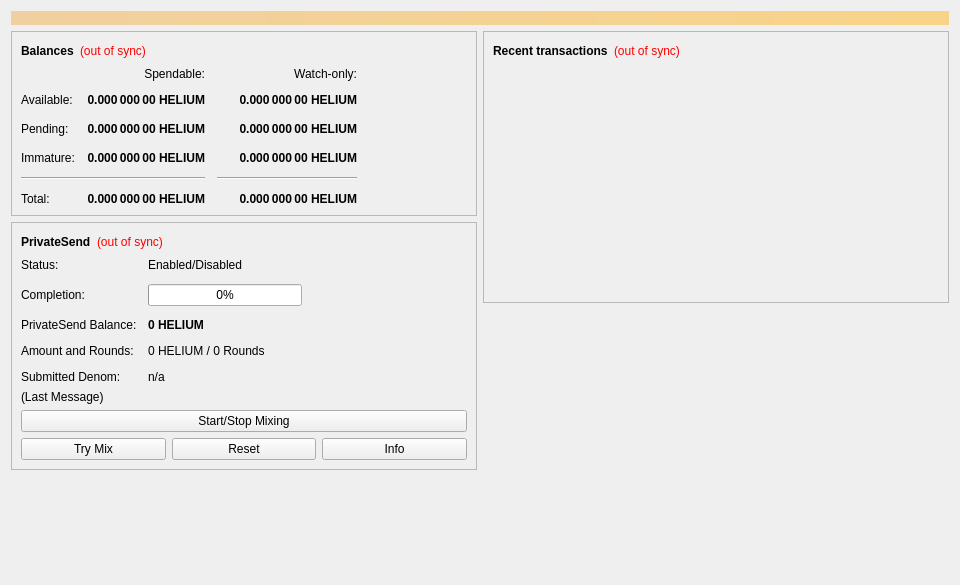
<?xml version="1.0" encoding="UTF-8"?>
<ui version="4.0">
 <class>OverviewPage</class>
 <widget class="QWidget" name="OverviewPage">
  <property name="geometry">
   <rect>
    <x>0</x>
    <y>0</y>
    <width>960</width>
    <height>585</height>
   </rect>
  </property>
  <property name="minimumSize">
   <size>
    <width>960</width>
    <height>0</height>
   </size>
  </property>
  <property name="windowTitle">
   <string>Form</string>
  </property>
  <layout class="QVBoxLayout" name="topLayout">
   <item>
    <widget class="QLabel" name="labelAlerts">
     <property name="visible">
      <bool>false</bool>
     </property>
     <property name="styleSheet">
      <string notr="true">background-color: qlineargradient(x1: 0, y1: 0, x2: 1, y2: 0, stop:0 #F0D0A0, stop:1 #F8D488); color:#000000;</string>
     </property>
     <property name="wordWrap">
      <bool>true</bool>
     </property>
     <property name="margin">
      <number>3</number>
     </property>
    </widget>
   </item>
   <item>
    <layout class="QHBoxLayout" name="horizontalLayout" stretch="1,1">
     <item>
      <layout class="QVBoxLayout" name="verticalLayout_2">
       <item>
        <widget class="QFrame" name="frame">
         <property name="frameShape">
          <enum>QFrame::StyledPanel</enum>
         </property>
         <property name="frameShadow">
          <enum>QFrame::Raised</enum>
         </property>
         <layout class="QVBoxLayout" name="verticalLayout_4">
          <item>
           <layout class="QHBoxLayout" name="horizontalLayout_4">
            <item>
             <widget class="QLabel" name="label_5">
              <property name="font">
               <font>
                <weight>75</weight>
                <bold>true</bold>
               </font>
              </property>
              <property name="text">
               <string>Balances</string>
              </property>
             </widget>
            </item>
            <item>
             <widget class="QLabel" name="labelWalletStatus">
              <property name="toolTip">
               <string>The displayed information may be out of date. Your wallet automatically synchronizes with the Helium network after a connection is established, but this process has not completed yet.</string>
              </property>
              <property name="styleSheet">
               <string notr="true">QLabel { color: red; }</string>
              </property>
              <property name="text">
               <string notr="true">(out of sync)</string>
              </property>
              <property name="alignment">
               <set>Qt::AlignLeading|Qt::AlignLeft|Qt::AlignVCenter</set>
              </property>
             </widget>
            </item>
            <item>
             <spacer name="horizontalSpacer_3">
              <property name="orientation">
               <enum>Qt::Horizontal</enum>
              </property>
              <property name="sizeHint" stdset="0">
               <size>
                <width>40</width>
                <height>20</height>
               </size>
              </property>
             </spacer>
            </item>
           </layout>
          </item>
          <item>
           <layout class="QGridLayout" name="gridLayout">
            <property name="spacing">
             <number>12</number>
            </property>
            <item row="2" column="2">
             <widget class="QLabel" name="labelWatchPending">
              <property name="font">
               <font>
                <weight>75</weight>
                <bold>true</bold>
               </font>
              </property>
              <property name="cursor">
               <cursorShape>IBeamCursor</cursorShape>
              </property>
              <property name="toolTip">
               <string>Unconfirmed transactions to watch-only addresses</string>
              </property>
              <property name="text">
               <string notr="true">0.000 000 00 HELIUM</string>
              </property>
              <property name="alignment">
               <set>Qt::AlignRight|Qt::AlignTrailing|Qt::AlignVCenter</set>
              </property>
              <property name="textInteractionFlags">
               <set>Qt::LinksAccessibleByMouse|Qt::TextSelectableByKeyboard|Qt::TextSelectableByMouse</set>
              </property>
             </widget>
            </item>
            <item row="2" column="1">
             <widget class="QLabel" name="labelUnconfirmed">
              <property name="font">
               <font>
                <weight>75</weight>
                <bold>true</bold>
               </font>
              </property>
              <property name="cursor">
               <cursorShape>IBeamCursor</cursorShape>
              </property>
              <property name="toolTip">
               <string>Total of transactions that have yet to be confirmed, and do not yet count toward the spendable balance</string>
              </property>
              <property name="text">
               <string notr="true">0.000 000 00 HELIUM</string>
              </property>
              <property name="alignment">
               <set>Qt::AlignRight|Qt::AlignTrailing|Qt::AlignVCenter</set>
              </property>
              <property name="textInteractionFlags">
               <set>Qt::LinksAccessibleByMouse|Qt::TextSelectableByKeyboard|Qt::TextSelectableByMouse</set>
              </property>
             </widget>
            </item>
            <item row="3" column="2">
             <widget class="QLabel" name="labelWatchImmature">
              <property name="font">
               <font>
                <weight>75</weight>
                <bold>true</bold>
               </font>
              </property>
              <property name="cursor">
               <cursorShape>IBeamCursor</cursorShape>
              </property>
              <property name="toolTip">
               <string>Mined balance in watch-only addresses that has not yet matured</string>
              </property>
              <property name="text">
               <string notr="true">0.000 000 00 HELIUM</string>
              </property>
              <property name="alignment">
               <set>Qt::AlignRight|Qt::AlignTrailing|Qt::AlignVCenter</set>
              </property>
              <property name="textInteractionFlags">
               <set>Qt::LinksAccessibleByMouse|Qt::TextSelectableByKeyboard|Qt::TextSelectableByMouse</set>
              </property>
             </widget>
            </item>
            <item row="4" column="0" colspan="2">
             <widget class="Line" name="lineSpendableBalance">
              <property name="orientation">
               <enum>Qt::Horizontal</enum>
              </property>
             </widget>
            </item>
            <item row="4" column="2">
             <widget class="Line" name="lineWatchBalance">
              <property name="sizePolicy">
               <sizepolicy hsizetype="Preferred" vsizetype="Fixed">
                <horstretch>0</horstretch>
                <verstretch>0</verstretch>
               </sizepolicy>
              </property>
              <property name="minimumSize">
               <size>
                <width>140</width>
                <height>0</height>
               </size>
              </property>
              <property name="orientation">
               <enum>Qt::Horizontal</enum>
              </property>
             </widget>
            </item>
            <item row="5" column="0">
             <widget class="QLabel" name="labelTotalText">
              <property name="text">
               <string>Total:</string>
              </property>
             </widget>
            </item>
            <item row="3" column="1">
             <widget class="QLabel" name="labelImmature">
              <property name="font">
               <font>
                <weight>75</weight>
                <bold>true</bold>
               </font>
              </property>
              <property name="cursor">
               <cursorShape>IBeamCursor</cursorShape>
              </property>
              <property name="toolTip">
               <string>Mined balance that has not yet matured</string>
              </property>
              <property name="text">
               <string notr="true">0.000 000 00 HELIUM</string>
              </property>
              <property name="alignment">
               <set>Qt::AlignRight|Qt::AlignTrailing|Qt::AlignVCenter</set>
              </property>
              <property name="textInteractionFlags">
               <set>Qt::LinksAccessibleByMouse|Qt::TextSelectableByKeyboard|Qt::TextSelectableByMouse</set>
              </property>
             </widget>
            </item>
            <item row="2" column="3">
             <spacer name="horizontalSpacer_2">
              <property name="orientation">
               <enum>Qt::Horizontal</enum>
              </property>
              <property name="sizeHint" stdset="0">
               <size>
                <width>40</width>
                <height>20</height>
               </size>
              </property>
             </spacer>
            </item>
            <item row="3" column="0">
             <widget class="QLabel" name="labelImmatureText">
              <property name="text">
               <string>Immature:</string>
              </property>
             </widget>
            </item>
            <item row="5" column="1">
             <widget class="QLabel" name="labelTotal">
              <property name="font">
               <font>
                <weight>75</weight>
                <bold>true</bold>
               </font>
              </property>
              <property name="cursor">
               <cursorShape>IBeamCursor</cursorShape>
              </property>
              <property name="toolTip">
               <string>Your current total balance</string>
              </property>
              <property name="text">
               <string notr="true">0.000 000 00 HELIUM</string>
              </property>
              <property name="alignment">
               <set>Qt::AlignRight|Qt::AlignTrailing|Qt::AlignVCenter</set>
              </property>
              <property name="textInteractionFlags">
               <set>Qt::LinksAccessibleByMouse|Qt::TextSelectableByKeyboard|Qt::TextSelectableByMouse</set>
              </property>
             </widget>
            </item>
            <item row="5" column="2">
             <widget class="QLabel" name="labelWatchTotal">
              <property name="font">
               <font>
                <weight>75</weight>
                <bold>true</bold>
               </font>
              </property>
              <property name="cursor">
               <cursorShape>IBeamCursor</cursorShape>
              </property>
              <property name="toolTip">
               <string>Current total balance in watch-only addresses</string>
              </property>
              <property name="text">
               <string notr="true">0.000 000 00 HELIUM</string>
              </property>
              <property name="alignment">
               <set>Qt::AlignRight|Qt::AlignTrailing|Qt::AlignVCenter</set>
              </property>
              <property name="textInteractionFlags">
               <set>Qt::LinksAccessibleByMouse|Qt::TextSelectableByKeyboard|Qt::TextSelectableByMouse</set>
              </property>
             </widget>
            </item>
            <item row="0" column="2">
             <widget class="QLabel" name="labelWatchonly">
              <property name="text">
               <string>Watch-only:</string>
              </property>
              <property name="alignment">
               <set>Qt::AlignRight|Qt::AlignTrailing|Qt::AlignVCenter</set>
              </property>
             </widget>
            </item>
            <item row="1" column="0">
             <widget class="QLabel" name="labelBalanceText">
              <property name="text">
               <string>Available:</string>
              </property>
             </widget>
            </item>
            <item row="1" column="1">
             <widget class="QLabel" name="labelBalance">
              <property name="font">
               <font>
                <weight>75</weight>
                <bold>true</bold>
               </font>
              </property>
              <property name="cursor">
               <cursorShape>IBeamCursor</cursorShape>
              </property>
              <property name="toolTip">
               <string>Your current spendable balance</string>
              </property>
              <property name="text">
               <string notr="true">0.000 000 00 HELIUM</string>
              </property>
              <property name="alignment">
               <set>Qt::AlignRight|Qt::AlignTrailing|Qt::AlignVCenter</set>
              </property>
              <property name="textInteractionFlags">
               <set>Qt::LinksAccessibleByMouse|Qt::TextSelectableByKeyboard|Qt::TextSelectableByMouse</set>
              </property>
             </widget>
            </item>
            <item row="1" column="2">
             <widget class="QLabel" name="labelWatchAvailable">
              <property name="font">
               <font>
                <weight>75</weight>
                <bold>true</bold>
               </font>
              </property>
              <property name="cursor">
               <cursorShape>IBeamCursor</cursorShape>
              </property>
              <property name="toolTip">
               <string>Your current balance in watch-only addresses</string>
              </property>
              <property name="text">
               <string notr="true">0.000 000 00 HELIUM</string>
              </property>
              <property name="alignment">
               <set>Qt::AlignRight|Qt::AlignTrailing|Qt::AlignVCenter</set>
              </property>
              <property name="textInteractionFlags">
               <set>Qt::LinksAccessibleByMouse|Qt::TextSelectableByKeyboard|Qt::TextSelectableByMouse</set>
              </property>
             </widget>
            </item>
            <item row="2" column="0">
             <widget class="QLabel" name="labelPendingText">
              <property name="text">
               <string>Pending:</string>
              </property>
             </widget>
            </item>
            <item row="0" column="1">
             <widget class="QLabel" name="labelSpendable">
              <property name="text">
               <string>Spendable:</string>
              </property>
              <property name="alignment">
               <set>Qt::AlignRight|Qt::AlignTrailing|Qt::AlignVCenter</set>
              </property>
             </widget>
            </item>
           </layout>
          </item>
         </layout>
        </widget>
       </item>
       <item>
        <widget class="QFrame" name="framePrivateSend">
         <property name="layoutDirection">
          <enum>Qt::LeftToRight</enum>
         </property>
         <property name="frameShape">
          <enum>QFrame::StyledPanel</enum>
         </property>
         <property name="frameShadow">
          <enum>QFrame::Raised</enum>
         </property>
         <layout class="QVBoxLayout" name="VerticalLayout_PS1">
          <item>
           <layout class="QHBoxLayout" name="horizontalLayout_5">
            <item>
             <widget class="QLabel" name="labelPrivateSendHeader">
              <property name="font">
               <font>
                <weight>75</weight>
                <bold>true</bold>
               </font>
              </property>
              <property name="text">
               <string>PrivateSend</string>
              </property>
             </widget>
            </item>
            <item>
             <widget class="QLabel" name="labelPrivateSendSyncStatus">
              <property name="toolTip">
               <string>The displayed information may be out of date. Your wallet automatically synchronizes with the Helium network after a connection is established, but this process has not completed yet.</string>
              </property>
              <property name="styleSheet">
               <string notr="true">QLabel { color: red; }</string>
              </property>
              <property name="text">
               <string notr="true">(out of sync)</string>
              </property>
              <property name="alignment">
               <set>Qt::AlignLeading|Qt::AlignLeft|Qt::AlignVCenter</set>
              </property>
             </widget>
            </item>
            <item>
             <spacer name="horizontalSpacer_4">
              <property name="orientation">
               <enum>Qt::Horizontal</enum>
              </property>
              <property name="sizeHint" stdset="0">
               <size>
                <width>40</width>
                <height>20</height>
               </size>
              </property>
             </spacer>
            </item>
           </layout>
          </item>
          <item>
           <layout class="QFormLayout" name="privateSendFormLayout">
            <property name="fieldGrowthPolicy">
             <enum>QFormLayout::AllNonFixedFieldsGrow</enum>
            </property>
            <property name="horizontalSpacing">
             <number>11</number>
            </property>
            <property name="verticalSpacing">
             <number>12</number>
            </property>
            <item row="0" column="0">
             <widget class="QLabel" name="labelPrivateSendEnabledText">
              <property name="text">
               <string>Status:</string>
              </property>
             </widget>
            </item>
            <item row="0" column="1">
             <widget class="QLabel" name="labelPrivateSendEnabled">
              <property name="text">
               <string>Enabled/Disabled</string>
              </property>
             </widget>
            </item>
            <item row="1" column="0">
             <widget class="QLabel" name="labelCompletitionText">
              <property name="text">
               <string>Completion:</string>
              </property>
             </widget>
            </item>
            <item row="1" column="1">
             <widget class="QProgressBar" name="privateSendProgress">
              <property name="maximumSize">
               <size>
                <width>154</width>
                <height>16777215</height>
               </size>
              </property>
              <property name="value">
               <number>0</number>
              </property>
             </widget>
            </item>
            <item row="2" column="0">
             <widget class="QLabel" name="labelAnonymizedText">
              <property name="text">
               <string>PrivateSend Balance:</string>
              </property>
             </widget>
            </item>
            <item row="2" column="1">
             <widget class="QLabel" name="labelAnonymized">
              <property name="font">
               <font>
                <weight>75</weight>
                <bold>true</bold>
               </font>
              </property>
              <property name="text">
               <string notr="true">0 HELIUM</string>
              </property>
             </widget>
            </item>
            <item row="3" column="0">
             <widget class="QLabel" name="labelAmountAndRoundsText">
              <property name="text">
               <string>Amount and Rounds:</string>
              </property>
             </widget>
            </item>
            <item row="3" column="1">
             <widget class="QLabel" name="labelAmountRounds">
              <property name="text">
               <string>0 HELIUM / 0 Rounds</string>
              </property>
             </widget>
            </item>
            <item row="4" column="0">
             <widget class="QLabel" name="labelSubmittedDenomText">
              <property name="text">
               <string>Submitted Denom:</string>
              </property>
             </widget>
            </item>
            <item row="4" column="1">
             <widget class="QLabel" name="labelSubmittedDenom">
              <property name="toolTip">
               <string>The denominations you submitted to the Masternode.&lt;br&gt;To mix, other users must submit the exact same denominations.</string>
              </property>
              <property name="text">
               <string>n/a</string>
              </property>
             </widget>
            </item>
           </layout>
          </item>
          <item>
           <layout class="QVBoxLayout" name="VerticalLayout_PS">
            <item>
             <widget class="QLabel" name="labelPrivateSendLastMessage">
              <property name="text">
               <string>(Last Message)</string>
              </property>
              <property name="alignment">
               <set>Qt::AlignLeading|Qt::AlignLeft|Qt::AlignTop</set>
              </property>
              <property name="wordWrap">
               <bool>true</bool>
              </property>
             </widget>
            </item>
            <item>
             <widget class="QPushButton" name="togglePrivateSend">
              <property name="sizePolicy">
               <sizepolicy hsizetype="MinimumExpanding" vsizetype="Fixed">
                <horstretch>0</horstretch>
                <verstretch>0</verstretch>
               </sizepolicy>
              </property>
              <property name="text">
               <string>Start/Stop Mixing</string>
              </property>
             </widget>
            </item>
            <item>
             <layout class="QHBoxLayout" name="horizontalLayout_debugbuttons">
              <item>
               <widget class="QPushButton" name="privateSendAuto">
                <property name="sizePolicy">
                 <sizepolicy hsizetype="MinimumExpanding" vsizetype="Fixed">
                  <horstretch>0</horstretch>
                  <verstretch>0</verstretch>
                 </sizepolicy>
                </property>
                <property name="toolTip">
                 <string>Try to manually submit a PrivateSend request.</string>
                </property>
                <property name="text">
                 <string>Try Mix</string>
                </property>
               </widget>
              </item>
              <item>
               <widget class="QPushButton" name="privateSendReset">
                <property name="sizePolicy">
                 <sizepolicy hsizetype="MinimumExpanding" vsizetype="Fixed">
                  <horstretch>0</horstretch>
                  <verstretch>0</verstretch>
                 </sizepolicy>
                </property>
                <property name="toolTip">
                 <string>Reset the current status of PrivateSend (can interrupt PrivateSend if it's in the process of Mixing, which can cost you money!)</string>
                </property>
                <property name="autoFillBackground">
                 <bool>false</bool>
                </property>
                <property name="text">
                 <string>Reset</string>
                </property>
               </widget>
              </item>
              <item>
               <widget class="QPushButton" name="privateSendInfo">
                <property name="sizePolicy">
                 <sizepolicy hsizetype="MinimumExpanding" vsizetype="Fixed">
                  <horstretch>0</horstretch>
                  <verstretch>0</verstretch>
                 </sizepolicy>
                </property>
                <property name="toolTip">
                 <string>Information about PrivateSend and Mixing</string>
                </property>
                <property name="text">
                 <string>Info</string>
                </property>
               </widget>
              </item>
             </layout>
            </item>
           </layout>
          </item>
         </layout>
        </widget>
       </item>
       <item>
        <spacer name="verticalSpacer">
         <property name="orientation">
          <enum>Qt::Vertical</enum>
         </property>
         <property name="sizeHint" stdset="0">
          <size>
           <width>20</width>
           <height>40</height>
          </size>
         </property>
        </spacer>
       </item>
      </layout>
     </item>
     <item>
      <layout class="QVBoxLayout" name="verticalLayout_3">
       <item>
        <widget class="QFrame" name="frame_2">
         <property name="frameShape">
          <enum>QFrame::StyledPanel</enum>
         </property>
         <property name="frameShadow">
          <enum>QFrame::Raised</enum>
         </property>
         <layout class="QVBoxLayout" name="verticalLayout">
          <item>
           <layout class="QHBoxLayout" name="horizontalLayout_2">
            <item>
             <widget class="QLabel" name="label_4">
              <property name="font">
               <font>
                <weight>75</weight>
                <bold>true</bold>
               </font>
              </property>
              <property name="text">
               <string>Recent transactions</string>
              </property>
             </widget>
            </item>
            <item>
             <widget class="QLabel" name="labelTransactionsStatus">
              <property name="toolTip">
               <string>The displayed information may be out of date. Your wallet automatically synchronizes with the Helium network after a connection is established, but this process has not completed yet.</string>
              </property>
              <property name="styleSheet">
               <string notr="true">QLabel { color: red; }</string>
              </property>
              <property name="text">
               <string notr="true">(out of sync)</string>
              </property>
              <property name="alignment">
               <set>Qt::AlignLeading|Qt::AlignLeft|Qt::AlignVCenter</set>
              </property>
             </widget>
            </item>
            <item>
             <spacer name="horizontalSpacer">
              <property name="orientation">
               <enum>Qt::Horizontal</enum>
              </property>
              <property name="sizeHint" stdset="0">
               <size>
                <width>40</width>
                <height>20</height>
               </size>
              </property>
             </spacer>
            </item>
           </layout>
          </item>
          <item>
           <widget class="QListView" name="listTransactions">
            <property name="styleSheet">
             <string notr="true">QListView { background: transparent; }</string>
            </property>
            <property name="frameShape">
             <enum>QFrame::NoFrame</enum>
            </property>
            <property name="verticalScrollBarPolicy">
             <enum>Qt::ScrollBarAlwaysOff</enum>
            </property>
            <property name="horizontalScrollBarPolicy">
             <enum>Qt::ScrollBarAlwaysOff</enum>
            </property>
            <property name="selectionMode">
             <enum>QAbstractItemView::NoSelection</enum>
            </property>
           </widget>
          </item>
         </layout>
        </widget>
       </item>
       <item>
        <spacer name="verticalSpacer_2">
         <property name="orientation">
          <enum>Qt::Vertical</enum>
         </property>
         <property name="sizeHint" stdset="0">
          <size>
           <width>20</width>
           <height>40</height>
          </size>
         </property>
        </spacer>
       </item>
      </layout>
     </item>
    </layout>
   </item>
  </layout>
 </widget>
 <resources/>
 <connections/>
</ui>
